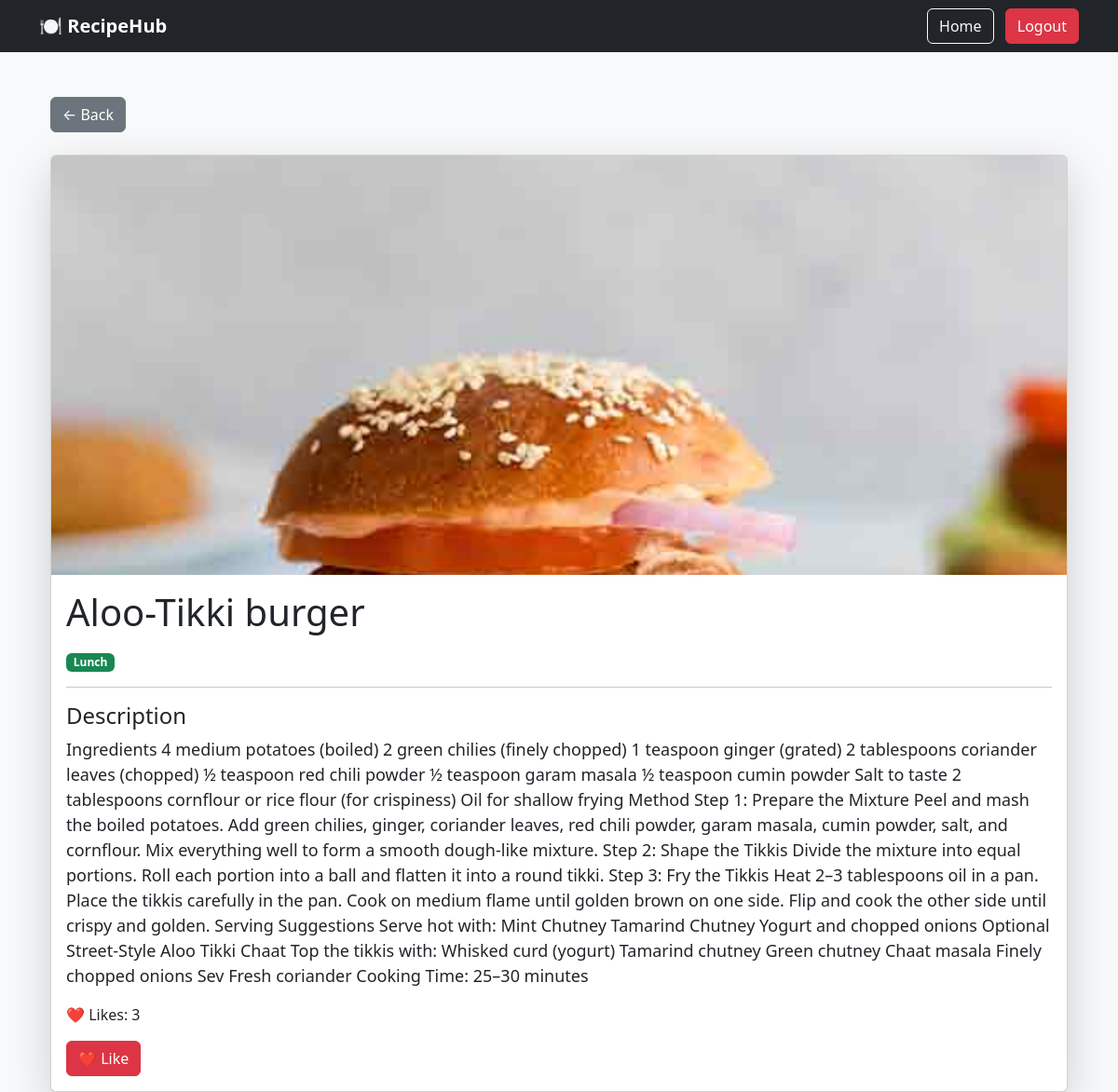
Screenshot of /recipe/7/ (signed in) with the database file from the repository.
### vege/models.py (models this page shows, shortened)
class Receipe(models.Model):
    CATEGORY_CHOICES = (
        ('Breakfast', 'Breakfast'),
        ('Lunch', 'Lunch'),
        ('Dinner', 'Dinner'),
        ('Dessert', 'Dessert'),
    )
    user = models.ForeignKey(
        User,
        on_delete=models.CASCADE,
        null=True,
        blank=True
    )
    name = models.CharField(max_length=200)
    description = models.TextField()
    image = models.ImageField(
        upload_to='receipes/',
        blank=True,
        null=True
    )
    category = models.CharField(
        max_length=50,
        choices=CATEGORY_CHOICES,
        default='Lunch'
    )

### vege/views.py (the view)
@login_required(login_url='/accounts/login/')
def recipe_detail(request, id):
    recipe = get_object_or_404(Receipe, id=id)
    return render(
        request,
        "recipe_detail.html",
        {"recipe": recipe}
    )

### vege/templates/recipe_detail.html
{% extends "home/base.html" %}
{% block start %}
<div class="container mt-5">
    <a href="/home/" class="btn btn-secondary mb-4">
        ← Back
    </a>
    <div class="card shadow-lg">
        {% if recipe.image %}
            <img src="{{ recipe.image.url }}"
                 class="card-img-top"
                 style="height:450px;object-fit:cover;">
        {% endif %}
        <div class="card-body">
            <h1 class="mb-3">
                {{ recipe.name }}
            </h1>
            <span class="badge bg-success">
                {{ recipe.category }}
            </span>
            <hr>
            <h4>Description</h4>
            <p style="font-size:18px;">
                {{ recipe.description }}
            </p>
            <p>
                ❤️ Likes:
                {{ recipe.like_set.count }}
            </p>
            <a href="/like-recipe/{{ recipe.id }}/"
               class="btn btn-danger">
                ❤️ Like
            </a>
        </div>
    </div>
</div>
{% endblock %}

### home/templates/home/base.html (shortened to what this page needs)
<!DOCTYPE html>
<html lang="en">
<head>
    <link href="https://cdn.jsdelivr.net/npm/bootstrap@5.3.8/dist/css/bootstrap.min.css"
          rel="stylesheet">
</head>
<body class="bg-light">
<nav class="navbar navbar-expand-lg navbar-dark bg-dark">
    <div class="container">
        <a class="navbar-brand fw-bold" href="/home/">
            🍽️ RecipeHub
        </a>
        <div>
            {% if request.user.is_authenticated %}
<a href="/home/" class="btn btn-outline-light me-2">
    Home
</a>
<a href="/accounts/logout/" class="btn btn-danger">
    Logout
</a>
{% endif %}
        </div>
    </div>
</nav>
<div class="container mt-4">
    {% block start %}
    {% endblock %}
</div>
</body>
</html>

### rows the page displays
Receipe: image (picture), name "Aloo-Tikki burger", category "Lunch", description "Ingredients 4 medium potatoes (boiled) 2 green chilies (finely chopped) 1 teaspoon ginger (grated) 2 tablespoons coriander leaves (chopped) ½ teaspoon red chili powder ½ teaspoon garam masala ½ teaspoon cumin powder Salt to taste 2 tablespoons cornflour or rice flour (for crispiness) Oil for shallow frying Method Step 1: Prepare the Mixture Peel and mash the boiled potatoes. Add green chilies, ginger, coriander leaves, red chili powder, garam masala, cumin powder, salt, and cornflour. Mix everything well to form a smooth dough-like mixture. Step 2: Shape the Tikkis Divide the mixture into equal portions. Roll each portion into a ball and flatten it into a round tikki. Step 3: Fry the Tikkis…", like_set.count "3"
